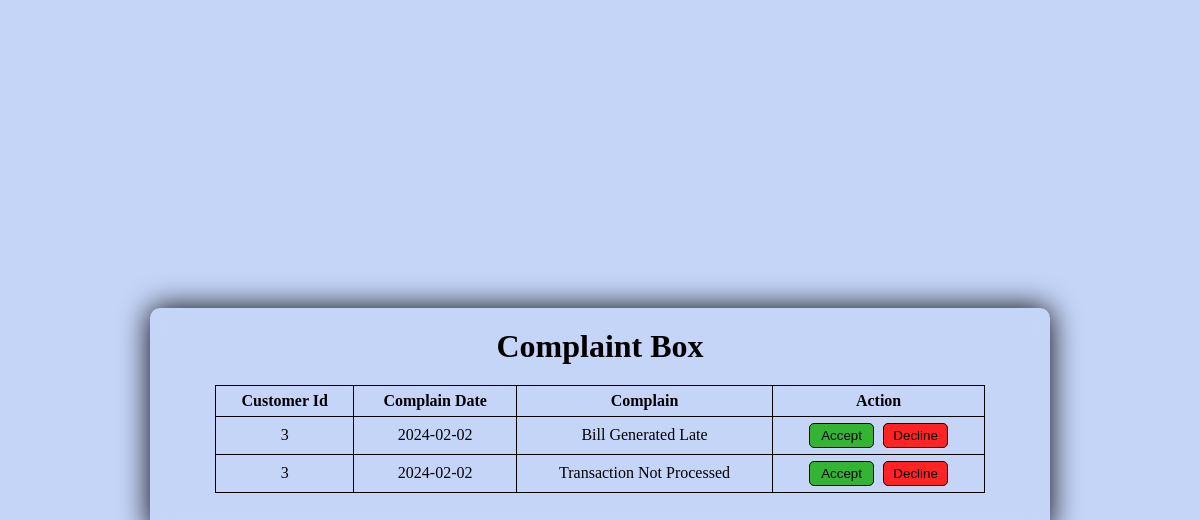
Screenshot of /admin/complaint.php (signed in) with the database file from the repository.
### tables this page shows
CREATE TABLE `feedback` (
  `fid` int(11) NOT NULL,
  `cid` int(11) NOT NULL,
  `ftext` varchar(500) NOT NULL,
  `fdate` date NOT NULL,
  `processed` varchar(1) NOT NULL
);

### admin/complaint.php (the view, shortened to what this page needs)
<!DOCTYPE html>
<html>
<head>
</head>
<body>
  <div class="main">
    <div class="box">
      <?php
      include('../connection.php');
      $sql = "SELECT * FROM feedback WHERE processed='0'";
      $result = $con->query($sql);
      ?>
      <div class="table-container">
        <h1>Complaint Box</h1>
        <table>
          <tr>
            <th>Customer Id</th>
            <th>Complain Date</th>
            <th>Complain</th>
            <th>Action</th>
          </tr>
          <?php
          if ($result->num_rows > 0) {
            while ($row = $result->fetch_assoc()) {
              echo "<tr>";
              echo "<td>" . $row["cid"] . "</td>";
              echo "<td>" . $row["fdate"] . "</td>";
              echo "<td>" . $row["ftext"] . "</td>";
              echo "<td>
                    <form method='post'>
                    <button class='bullet green' name='submit' value='a" . $row["fid"] . "' type='submit'>Accept</button>
                    <button class='bullet red' name='submit' value='d" . $row["fid"] . "' type='submit'>Decline</button>
                    </form>
                  </td>";
            }
            echo "</tr>";
          }
          ?>
        </table>
      </div>
    </div>
  </div>
</body>
</html>

### admin/complaint.php (style rules this page uses)
* { margin: 0; padding: 0; }
body { font-family: Times New Roman, serif; color: rgb(0, 0, 0); background: white; }
.main { display: flex; align-items: center; justify-content: center; min-height: 95vh; background: #C5D5F8; }
.box { text-align: center; width: 900px; min-height: 50px; backdrop-filter: blur(10px); box-shadow: 0 0 30px rgb(0, 0, 0); border-radius: 10px; margin-top: 15vh; margin-bottom: 5vh; }
.bullet { height: 25px; width: 65px; border-radius: 5px; border: 1px solid ; cursor: pointer; }
.red { background-color: #FF2323; }
.green { background-color: #34B433; margin-right: 5px; }
.box h1 { padding-top: 20px; }
.table-container { width: fit-content; height: 100%; margin: auto; padding-bottom: 40px; }
table { border-collapse: collapse; width: 770px; margin-top: 20px; }
th, td { border: 1px solid black; padding: 6px; text-align: center; }

### rows the page displays
feedback: cid "3", fdate "2024-02-02", ftext "Bill Generated Late"
feedback: cid "3", fdate "2024-02-02", ftext "Transaction Not Processed"
